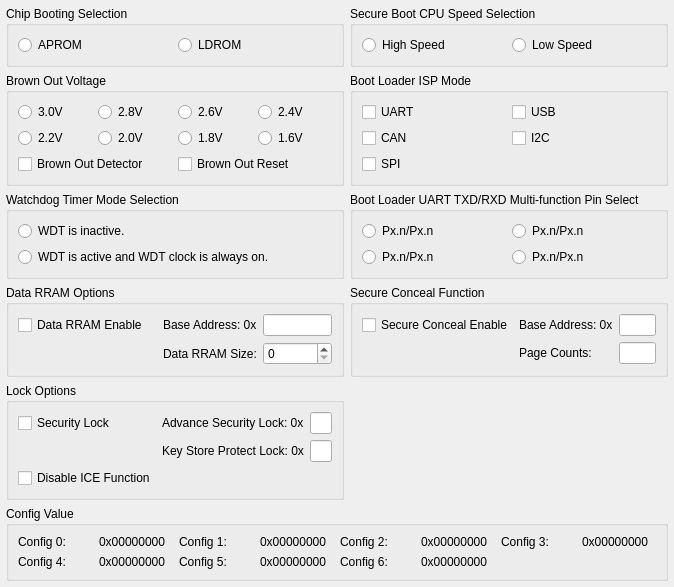
<?xml version="1.0" encoding="UTF-8"?>
<ui version="4.0">
 <class>Dialog</class>
 <widget class="QDialog" name="Dialog">
  <property name="geometry">
   <rect>
    <x>0</x>
    <y>0</y>
    <width>640</width>
    <height>506</height>
   </rect>
  </property>
  <layout class="QGridLayout" name="outer_layout">
   <property name="leftMargin">
    <number>6</number>
   </property>
   <property name="topMargin">
    <number>6</number>
   </property>
   <property name="rightMargin">
    <number>6</number>
   </property>
   <property name="bottomMargin">
    <number>6</number>
   </property>
   <property name="spacing">
    <number>6</number>
   </property>
   <item row="6" column="0" colspan="2">
    <widget class="QGroupBox" name="IDC_GROUP_ADVANCE_LOCK">
     <property name="title">
      <string>Lock Options</string>
     </property>
     <layout class="QGridLayout" name="gridLayout_3" columnstretch="2,1,1">
      <item row="0" column="0">
       <widget class="QCheckBox" name="IDC_CHECK_SECURITY_LOCK">
        <property name="text">
         <string>Security Lock</string>
        </property>
       </widget>
      </item>
      <item row="0" column="1">
       <widget class="QLabel" name="IDC_STATIC_FLASH_ADVANCE_LOCK">
        <property name="text">
         <string>Advance Security Lock: 0x</string>
        </property>
       </widget>
      </item>
      <item row="0" column="2">
       <widget class="QLineEdit" name="IDC_EDIT_FLASH_ADVANCE_LOCK"/>
      </item>
      <item row="1" column="1">
       <widget class="QLabel" name="IDC_STATIC_FLASH_KEYSTORE_LOCK">
        <property name="text">
         <string>Key Store Protect Lock: 0x</string>
        </property>
       </widget>
      </item>
      <item row="1" column="2">
       <widget class="QLineEdit" name="IDC_EDIT_FLASH_KEYSTORE_LOCK"/>
      </item>
      <item row="2" column="0">
       <widget class="QCheckBox" name="IDC_CHECK_ICE_LOCK">
        <property name="text">
         <string>Disable ICE Function</string>
        </property>
       </widget>
      </item>
     </layout>
    </widget>
   </item>
   <item row="2" column="0" colspan="2">
    <widget class="QGroupBox" name="IDC_GROUP_WDT">
     <property name="title">
      <string>Watchdog Timer Mode Selection</string>
     </property>
     <layout class="QVBoxLayout" name="layout_IDC_GROUP_WDT">
      <item>
       <widget class="QRadioButton" name="IDC_RADIO_WDT_DISABLE">
        <property name="text">
         <string>WDT is inactive.</string>
        </property>
       </widget>
      </item>
      <item>
       <widget class="QRadioButton" name="IDC_RADIO_WDT_ENABLE_KEEP">
        <property name="text">
         <string>WDT is active and WDT clock is always on.</string>
        </property>
       </widget>
      </item>
     </layout>
    </widget>
   </item>
   <item row="4" column="0" colspan="2">
    <widget class="QGroupBox" name="IDC_GROUP_DATA_FLASH">
     <property name="title">
      <string>Data RRAM Options</string>
     </property>
     <layout class="QGridLayout" name="gridLayout_2" columnstretch="2,1,1">
      <item row="0" column="0">
       <widget class="QCheckBox" name="IDC_CHECK_DATA_FLASH_ENABLE">
        <property name="text">
         <string>Data RRAM Enable</string>
        </property>
       </widget>
      </item>
      <item row="0" column="1">
       <widget class="QLabel" name="IDC_STATIC_FLASH_BASE_ADDRESS">
        <property name="text">
         <string>Base Address: 0x</string>
        </property>
       </widget>
      </item>
      <item row="0" column="2">
       <widget class="QLineEdit" name="IDC_EDIT_FLASH_BASE_ADDRESS"/>
      </item>
      <item row="1" column="1">
       <widget class="QLabel" name="IDC_STATIC_DATA_FLASH_SIZE">
        <property name="text">
         <string>Data RRAM Size:</string>
        </property>
       </widget>
      </item>
      <item row="1" column="2">
       <widget class="QSpinBox" name="IDC_SPIN_DATA_FLASH_SIZE"/>
      </item>
     </layout>
    </widget>
   </item>
   <item row="2" column="2" colspan="2">
    <widget class="QGroupBox" name="IDC_GROUP_BLISP_UART_SEL">
     <property name="title">
      <string>Boot Loader UART TXD/RXD Multi-function Pin Select</string>
     </property>
     <layout class="QGridLayout" name="layout_IDC_GROUP_BLISP_UART_SEL">
      <item row="0" column="0">
       <widget class="QRadioButton" name="IDC_RADIO_BLISP_UART_SEL_3">
        <property name="text">
         <string>Px.n/Px.n</string>
        </property>
       </widget>
      </item>
      <item row="0" column="1">
       <widget class="QRadioButton" name="IDC_RADIO_BLISP_UART_SEL_2">
        <property name="text">
         <string>Px.n/Px.n</string>
        </property>
       </widget>
      </item>
      <item row="1" column="0">
       <widget class="QRadioButton" name="IDC_RADIO_BLISP_UART_SEL_1">
        <property name="text">
         <string>Px.n/Px.n</string>
        </property>
       </widget>
      </item>
      <item row="1" column="1">
       <widget class="QRadioButton" name="IDC_RADIO_BLISP_UART_SEL_0">
        <property name="text">
         <string>Px.n/Px.n</string>
        </property>
       </widget>
      </item>
     </layout>
    </widget>
   </item>
   <item row="4" column="2" colspan="2">
    <widget class="QGroupBox" name="IDC_GROUP_SECURE_CONCEAL">
     <property name="title">
      <string>Secure Conceal Function</string>
     </property>
     <layout class="QGridLayout" name="gridLayout_4" columnstretch="2,1,1">
      <item row="0" column="0">
       <widget class="QCheckBox" name="IDC_CHECK_SECURE_CONCEAL">
        <property name="text">
         <string>Secure Conceal Enable</string>
        </property>
       </widget>
      </item>
      <item row="0" column="1">
       <widget class="QLabel" name="IDC_STATIC_SECURE_CONCEAL_BASE_ADDR">
        <property name="text">
         <string>Base Address: 0x</string>
        </property>
       </widget>
      </item>
      <item row="0" column="2">
       <widget class="QLineEdit" name="IDC_EDIT_SECURE_CONCEAL_BASE_ADDR"/>
      </item>
      <item row="1" column="1">
       <widget class="QLabel" name="IDC_STATIC_SECURE_CONCEAL_PAGE_COUNT">
        <property name="text">
         <string>Page Counts: </string>
        </property>
       </widget>
      </item>
      <item row="1" column="2">
       <widget class="QLineEdit" name="IDC_EDIT_SECURE_CONCEAL_PAGE_COUNT"/>
      </item>
     </layout>
    </widget>
   </item>
   <item row="0" column="2" colspan="2">
    <widget class="QGroupBox" name="IDC_GROUP_BL_SPEED_SEL">
     <property name="title">
      <string>Secure Boot CPU Speed Selection</string>
     </property>
     <layout class="QHBoxLayout" name="layout_IDC_GROUP_BL_SPEED_SEL">
      <item>
       <widget class="QRadioButton" name="IDC_RADIO_BL_SPEED_SEL_1">
        <property name="text">
         <string>High Speed</string>
        </property>
       </widget>
      </item>
      <item>
       <widget class="QRadioButton" name="IDC_RADIO_BL_SPEED_SEL_0">
        <property name="text">
         <string>Low Speed</string>
        </property>
       </widget>
      </item>
     </layout>
    </widget>
   </item>
   <item row="0" column="0" colspan="2">
    <widget class="QGroupBox" name="IDC_GROUP_BOOT_SELECT">
     <property name="title">
      <string>Chip Booting Selection</string>
     </property>
     <layout class="QHBoxLayout" name="layout_IDC_GROUP_BOOT_SELECT">
      <item>
       <widget class="QRadioButton" name="IDC_RADIO_BS_APROM_LDROM">
        <property name="text">
         <string>APROM</string>
        </property>
       </widget>
      </item>
      <item>
       <widget class="QRadioButton" name="IDC_RADIO_BS_LDROM_APROM">
        <property name="text">
         <string>LDROM</string>
        </property>
       </widget>
      </item>
     </layout>
    </widget>
   </item>
   <item row="1" column="2" colspan="2">
    <widget class="QGroupBox" name="IDC_GROUP_ISP_MODE">
     <property name="title">
      <string>Boot Loader ISP Mode</string>
     </property>
     <layout class="QGridLayout" name="layout_IDC_GROUP_ISP_MODE">
      <item row="0" column="0">
       <widget class="QCheckBox" name="IDC_CHECK_ISP_MODE_UART">
        <property name="text">
         <string>UART</string>
        </property>
       </widget>
      </item>
      <item row="0" column="1">
       <widget class="QCheckBox" name="IDC_CHECK_ISP_MODE_USB">
        <property name="text">
         <string>USB</string>
        </property>
       </widget>
      </item>
      <item row="1" column="0">
       <widget class="QCheckBox" name="IDC_CHECK_ISP_MODE_CAN">
        <property name="text">
         <string>CAN</string>
        </property>
       </widget>
      </item>
      <item row="1" column="1">
       <widget class="QCheckBox" name="IDC_CHECK_ISP_MODE_I2C">
        <property name="text">
         <string>I2C</string>
        </property>
       </widget>
      </item>
      <item row="2" column="0">
       <widget class="QCheckBox" name="IDC_CHECK_ISP_MODE_SPI">
        <property name="text">
         <string>SPI</string>
        </property>
       </widget>
      </item>
     </layout>
    </widget>
   </item>
   <item row="1" column="0" colspan="2">
    <widget class="QGroupBox" name="IDC_GROUP_BROWN_OUT_VOLTAGE">
     <property name="title">
      <string>Brown Out Voltage</string>
     </property>
     <layout class="QGridLayout" name="gridLayout">
      <item row="0" column="0">
       <widget class="QRadioButton" name="IDC_RADIO_BOV_7">
        <property name="text">
         <string>3.0V</string>
        </property>
       </widget>
      </item>
      <item row="0" column="1">
       <widget class="QRadioButton" name="IDC_RADIO_BOV_6">
        <property name="text">
         <string>2.8V</string>
        </property>
       </widget>
      </item>
      <item row="0" column="2">
       <widget class="QRadioButton" name="IDC_RADIO_BOV_5">
        <property name="text">
         <string>2.6V</string>
        </property>
       </widget>
      </item>
      <item row="0" column="3">
       <widget class="QRadioButton" name="IDC_RADIO_BOV_4">
        <property name="text">
         <string>2.4V</string>
        </property>
       </widget>
      </item>
      <item row="1" column="0">
       <widget class="QRadioButton" name="IDC_RADIO_BOV_3">
        <property name="text">
         <string>2.2V</string>
        </property>
       </widget>
      </item>
      <item row="1" column="1">
       <widget class="QRadioButton" name="IDC_RADIO_BOV_2">
        <property name="text">
         <string>2.0V</string>
        </property>
       </widget>
      </item>
      <item row="1" column="2">
       <widget class="QRadioButton" name="IDC_RADIO_BOV_1">
        <property name="text">
         <string>1.8V</string>
        </property>
       </widget>
      </item>
      <item row="1" column="3">
       <widget class="QRadioButton" name="IDC_RADIO_BOV_0">
        <property name="text">
         <string>1.6V</string>
        </property>
       </widget>
      </item>
      <item row="2" column="0" colspan="2">
       <widget class="QCheckBox" name="IDC_CHECK_BROWN_OUT_DETECT">
        <property name="text">
         <string>Brown Out Detector</string>
        </property>
       </widget>
      </item>
      <item row="2" column="2" colspan="2">
       <widget class="QCheckBox" name="IDC_CHECK_BROWN_OUT_RESET">
        <property name="text">
         <string>Brown Out Reset</string>
        </property>
       </widget>
      </item>
     </layout>
    </widget>
   </item>
   <item row="7" column="0" colspan="4">
    <widget class="QGroupBox" name="IDC_GROUP_CONFIG_VALUE">
     <property name="title">
      <string>Config Value</string>
     </property>
     <layout class="QGridLayout" name="gridLayout_5">
      <item row="0" column="0">
       <widget class="QLabel" name="IDC_STATIC_CONFIG_0">
        <property name="text">
         <string>Config 0:</string>
        </property>
       </widget>
      </item>
      <item row="0" column="1">
       <widget class="QLabel" name="IDC_STATIC_CONFIG_VALUE_0">
        <property name="text">
         <string>0x00000000</string>
        </property>
       </widget>
      </item>
      <item row="0" column="2">
       <widget class="QLabel" name="IDC_STATIC_CONFIG_1">
        <property name="text">
         <string>Config 1:</string>
        </property>
       </widget>
      </item>
      <item row="0" column="3">
       <widget class="QLabel" name="IDC_STATIC_CONFIG_VALUE_1">
        <property name="text">
         <string>0x00000000</string>
        </property>
       </widget>
      </item>
      <item row="0" column="4">
       <widget class="QLabel" name="IDC_STATIC_CONFIG_2">
        <property name="text">
         <string>Config 2:</string>
        </property>
       </widget>
      </item>
      <item row="0" column="5">
       <widget class="QLabel" name="IDC_STATIC_CONFIG_VALUE_2">
        <property name="text">
         <string>0x00000000</string>
        </property>
       </widget>
      </item>
      <item row="0" column="6">
       <widget class="QLabel" name="IDC_STATIC_CONFIG_3">
        <property name="text">
         <string>Config 3:</string>
        </property>
       </widget>
      </item>
      <item row="0" column="7">
       <widget class="QLabel" name="IDC_STATIC_CONFIG_VALUE_3">
        <property name="text">
         <string>0x00000000</string>
        </property>
       </widget>
      </item>
      <item row="1" column="0">
       <widget class="QLabel" name="IDC_STATIC_CONFIG_4">
        <property name="text">
         <string>Config 4:</string>
        </property>
       </widget>
      </item>
      <item row="1" column="1">
       <widget class="QLabel" name="IDC_STATIC_CONFIG_VALUE_4">
        <property name="text">
         <string>0x00000000</string>
        </property>
       </widget>
      </item>
      <item row="1" column="2">
       <widget class="QLabel" name="IDC_STATIC_CONFIG_5">
        <property name="text">
         <string>Config 5:</string>
        </property>
       </widget>
      </item>
      <item row="1" column="3">
       <widget class="QLabel" name="IDC_STATIC_CONFIG_VALUE_5">
        <property name="text">
         <string>0x00000000</string>
        </property>
       </widget>
      </item>
      <item row="1" column="4">
       <widget class="QLabel" name="IDC_STATIC_CONFIG_6">
        <property name="text">
         <string>Config 6:</string>
        </property>
       </widget>
      </item>
      <item row="1" column="5">
       <widget class="QLabel" name="IDC_STATIC_CONFIG_VALUE_6">
        <property name="text">
         <string>0x00000000</string>
        </property>
       </widget>
      </item>
     </layout>
    </widget>
   </item>
  </layout>
 </widget>
 <resources/>
 <connections/>
</ui>
